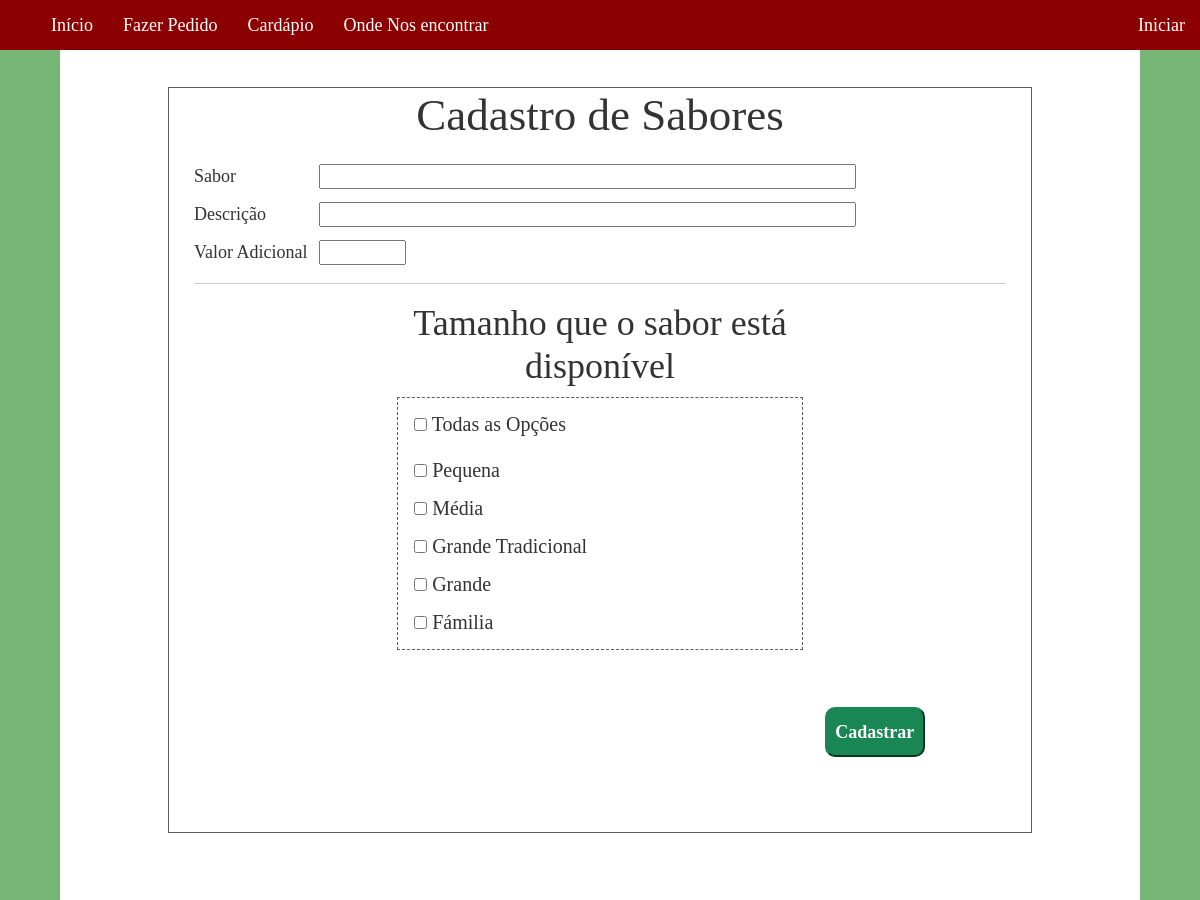
Page /cadastro-cardapio.php (upper part) on the earlier database version.
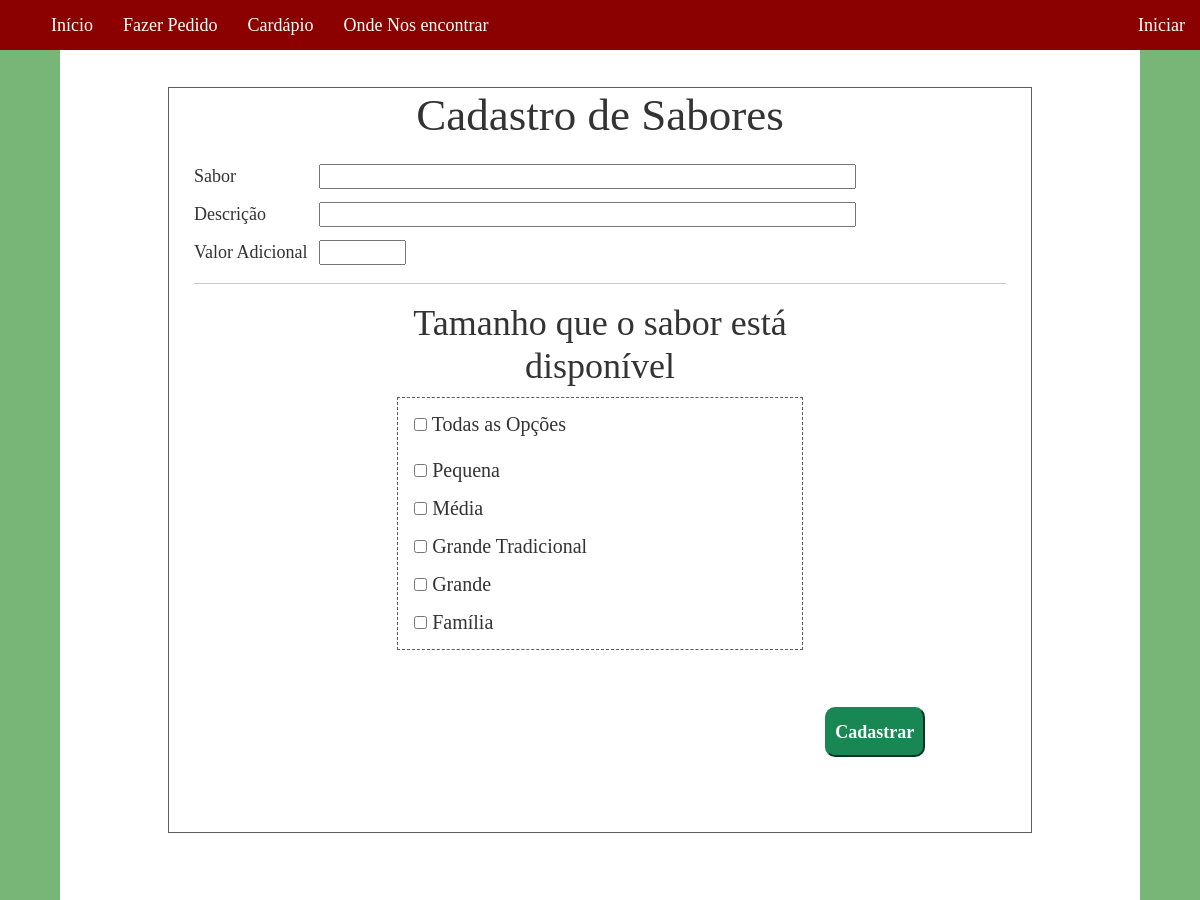
Same page on the later database version.
### tables this page shows
CREATE TABLE IF NOT EXISTS `tamanho` (
  `idPizza` int(11) NOT NULL AUTO_INCREMENT,
  `nome` varchar(30) NOT NULL,
  `preco` double NOT NULL,
  `cardapio` enum('on','off') NOT NULL,
  `qtdeSabor` int(11) NOT NULL,
  `status` enum('on','off') NOT NULL,
  PRIMARY KEY (`idPizza`)
);

### cadastro-cardapio.php (the view, shortened to what this page needs)
<html>
    <head>
        <link href="https://cdn.jsdelivr.net/npm/bootstrap@5.0.0-beta1/dist/css/bootstrap.min.css" rel="stylesheet">
        <link rel="stylesheet" type="text/css" href="css/cadastro-cardapio.css">
    </head>
            <?php include ('php/barra-menu.php') ?>
    <body>
        <div class="principal">
            <div class="cadastro_sabor">
                <h1>Cadastro de Sabores</h1>
                    <form method="POST" class=campos_cadastro action="php\cardapio\cadastro-sabor.php">
                        <label> Sabor </label> <input type="text" name="sabor" size="51"> <br>
                        <label> Descrição </label> <input type="text" name="desc" size="51"> <br>
                        <label> Valor Adicional </label> <input class="money" id="input" size="6" type="text" name="add">
                        <hr>
                        <h2 class="texto-tamanho"> Tamanho que o sabor está disponível </h2>
                        <div class="lista_tamanhos">
                            <?php
                                include "php\conexaoBD.php";
                                $sql = "SELECT nome,idPizza FROM `tamanho` Where `status` ='on' ORDER BY preco ASC";
                                $result = $conn->query($sql);
                                if ($result->num_rows > 0) {
                                    echo "<label style='margin-bottom: 2%'> <input type='checkbox' id='select-all'> Todas as Opções </label> <br>";
                                    while($row = $result->fetch_assoc()) {
                                        $nome_tamanho = $row["nome"];
                                        $idPizza = $row["idPizza"];
                                        echo "<label> <input type='checkbox' name='tamanho[]' value='$idPizza'> $nome_tamanho </label>";
                                    }
                                }
                            ?>
                        </div>
                        <?php
                            echo"<br><br>";
                        ?>
                        <input type="submit" value="Cadastrar" class="btn_cadastrar">
                    </form>
            </div>
        </div>
    </body>
</html>

Differences in the rows shown:
changed tamanho: nome "Fámilia" → "Família"
